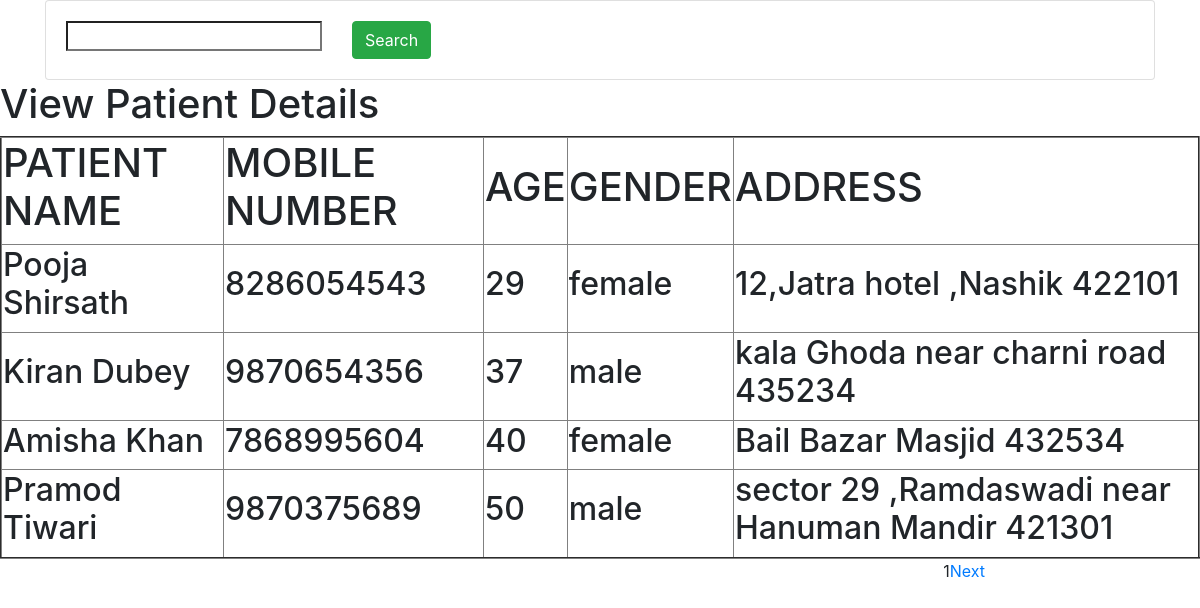
The page /read1/ on the database its author committed.
### testapp/models.py (models this page shows, shortened)
class Patient(models.Model):
    patient_name=models.CharField(max_length=250)
    mobile_number=models.IntegerField()
    age=models.IntegerField()
    gender_choices=(
    ('male','Male'),
    ('female','Female')
    )
    gender=models.CharField(max_length=30,choices=gender_choices)
    address=models.TextField()

### testapp/views.py (the view)
# urls.py: path('read1/', views.patient_read_view,name='read1_data'),
def patient_read_view(request):
    pat_list=Patient.objects.all()
    paginator=Paginator(pat_list,4)
    page_number=request.GET.get('page')
    page_obj=paginator.get_page(page_number)
    name=request.GET.get('pname')#vinny
    if name!='' and name is not None:
        page_obj=pat_list.filter(patient_name__exact=name)
    my_dict={'page_obj':page_obj}
    return render(request,'patientread.html',my_dict)

### Template/patientread.html (shortened to what this page needs)
{% load static %}
<!DOCTYPE html>
<html lang="en" dir="ltr">
  <head>
    <link rel="stylesheet" href="{% static "style.css"%}">
    <link rel="stylesheet" href="https://maxcdn.bootstrapcdn.com/bootstrap/4.0.0/css/bootstrap.min.css">
  </head>
  <body>
    <div class="container">
      <div class="row">
        <div class="col-md-12">
          <form class="card">
            <div class="card-body row no-gutters">
              <div class="row">
                <div class="col">
                  <input type="search" name="pname" value="" >
                </div>
                <div class="col-auto">
                  <button type="search" name="button" class="btn btn-success">Search</button>
                </div>
              </div>
            </div>
          </form>
        </div>
      </div>
    </div>
      <h1>View Patient Details</h1>
      <table border="2px">
        <tbody>
          <thead>
            <th><h1>PATIENT NAME</h1></th>
            <th><h1>MOBILE NUMBER</h1></th>
            <th><h1>AGE</h1></th>
            <th><h1>GENDER</h1></th>
            <th><h1>ADDRESS</h1></th>
          </thead>
          {% for i in page_obj %}
            <tr>
            <td><h2>{{i.patient_name}}</h2></td>
            <td><h2>{{i.mobile_number}}</h2></td>
            <td><h2>{{i.age}}</h2></td>
            <td><h2>{{i.gender}}</h2></td>
            <td><h2>{{i.address}}</h2></td>
            </tr>
          {% endfor %}
        </tbody>
      </table>
      <div class="row" id="patientpage">
        {{page_obj.number}}
        {% if page_obj.has_next %}
          <a href="?page={{page_obj.next_page_number}}">Next</a>
        {% endif %}
      </div>
</body>
</html>

### Static/style.css (style rules this page uses)
#patientpage { float: right; padding-right: 230px; }
body { background-color: orange; height: 100%; background-repeat: no-repeat; background-size: cover; }

### rows shown on the page
Patient: patient_name "Pooja Shirsath", mobile_number "8286054543", age "29", gender "female", address "12,Jatra hotel ,Nashik 422101"
Patient: patient_name "Kiran Dubey", mobile_number "9870654356", age "37", gender "male", address "kala Ghoda near charni road 435234"
Patient: patient_name "Amisha Khan", mobile_number "7868995604", age "40", gender "female", address "Bail Bazar Masjid 432534"
Patient: patient_name "Pramod Tiwari", mobile_number "9870375689", age "50", gender "male", address "sector 29 ,Ramdaswadi near Hanuman Mandir 421301"

### other values the page prints
{{ page_obj.number }} "1"
